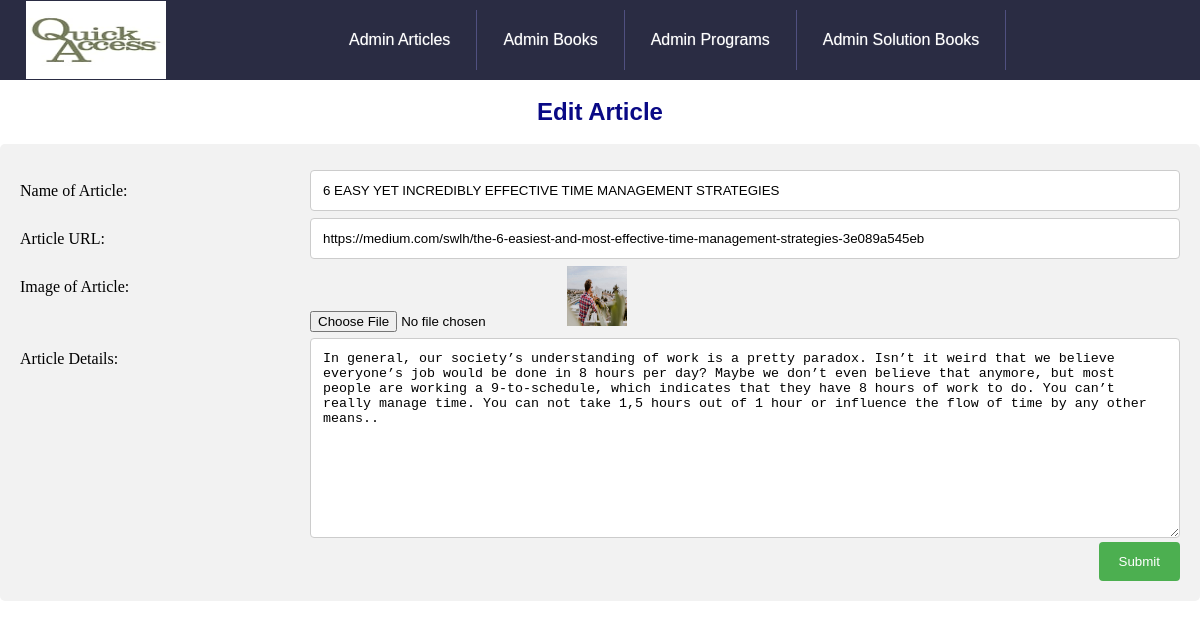
The app's page /EditArticles.php?id=1 with its own data.
### tables this page shows
CREATE TABLE `articles` (
  `id` int(11) NOT NULL,
  `Articles_name` varchar(200) NOT NULL,
  `Articles_details` text  NOT NULL,
  `url_articles` varchar(200) NOT NULL,
  `Articles_img` varchar(256)  NOT NULL
);

### Html/EditArticles.php (the view, shortened to what this page needs)
<?php
include('conn.php');
if (isset($_GET['id']))
{
  $id = $_GET['id'];
  $get_articles = "select * from articles WHERE id = '$id'";
  $run_articles = mysqli_query($con, $get_articles);
  $row = mysqli_fetch_array($run_articles);
  $name = $row['Articles_name'];
  $image = $row['Articles_img'];
  $details = $row['Articles_details'];
  $url_articles = $row['url_articles'];
}else{
  $name = "";
  $image = "";
  $details = "";
  $url_articles = "";
}
?>
<!DOCTYPE html>
<html>
<head>
  <link rel="stylesheet" href="../Css/index.css"/>
</head>
<body>
  <header>
    <ul class="nav" >
      <li><a href="index.php"><img  id="logo" src="../Picture/logo.jpg" width="140px" height="79px" alt="logo" title="site logo" ></a></li>
      <li><a href="admin_articles.php">Admin Articles</a></li>
      <li><a href="admin_books.php">Admin Books</a></li>
      <li><a href="admin_programs.php">Admin Programs</a></li>
      <li><a href="admin_solbooks.php">Admin Solution Books</a></li>
    </ul>
  </header>
  <br>
  <h2 style="text-align: center;">Edit Article</h2>
  <br>
  <div class="container1">
  <form method="post" enctype="multipart/form-data">
  <div class="row">
    <div class="col-25">
      <label>Name of Article:</label>
    </div>
    <div class="col-75">
      <input type="text" name="name" value="<?php echo $name; ?>">
    </div>
  </div>
  <div class="row">
    <div class="col-25">
      <label for="lname">Article URL:</label>
    </div>
    <div class="col-75">
      <input type="text" id="lname" name="url_articles" value="<?php echo $url_articles; ?>">
    </div>
  </div>
  <div class="row">
    <div class="col-25">
      <label>Image of Article:</label>
    </div>
    <div class="col-75">
      <input type="file" name="image" value="images/<?php echo $image; ?>">
      <img src="images/<?php echo $image; ?>" width="60" height="60"/>
    </div>
  </div>
  <div class="row">
    <div class="col-25">
      <label for="subject">Article Details:</label>
    </div>
    <div class="col-75">
      <textarea name="details" style="height: 200px"><?php echo $details;?></textarea>
    </div>
  </div>
  <div class="row">
    <input type="submit" name = "submit_btn">
  </div>
  </form>
</div>
</body>
</html>

### Css/index.css (style rules this page uses)
* { margin: 0; padding: 0; }
.nav { background: #2A2C43 ; height: 80px; width: 100%; display: flex; align-items: center; }
.nav li { float: left; list-style-type: none; position: relative; }
.nav li a { font-size: 16px; color: white; display: block; line-height: 60px; padding: 0 26px; text-decoration: none; border-right: 1px solid #505080; font-family: sans-serif; text-shadow: 0 0 1px rgba(255, 255, 255, 0.5); }
#logo { float: left; margin-right: 130px; border-bottom: 1px solid #2A2C43; }
* { box-sizing:border-box }
h2 , h3 { font-size: 24px; font-weight: bold; font-family: sans-serif ; color:#090985 ; }
input[type=text], select, textarea { width: 100%; padding: 12px; border: 1px solid #ccc; border-radius: 4px; resize: vertical; }
label { padding: 12px 12px 12px 0; display: inline-block; }
input[type=submit] { background-color: #4CAF50; color: white; padding: 12px 20px; border: none; border-radius: 4px; cursor: pointer; float: right; }
.container1 { border-radius: 5px; background-color: #f2f2f2; padding: 20px; }
.col-25 { float: left; width: 25%; margin-top: 6px; }
.col-75 { float: left; width: 75%; margin-top: 6px; }
.row:after { content: ""; display: table; clear: both; }

### records on screen
articles: name "6 EASY YET INCREDIBLY EFFECTIVE TIME MANAGEMENT STRATEGIES", url_articles "https://medium.com/swlh/the-6-easiest-and-most-effective-time-management-strategies-3e089a545eb", Articles_img (picture), details "In general, our society’s understanding of work is a pretty paradox. Isn’t it weird that we believe everyone’s job would be done in 8 hours per day? Maybe we don’t even believe that anymore, but most people are working a 9-to-schedule, which indicates that they have 8 hours of work to do. You can’t really manage time. You can not take 1,5 hours out of 1 hour or influence the flow of time by any other means.."
